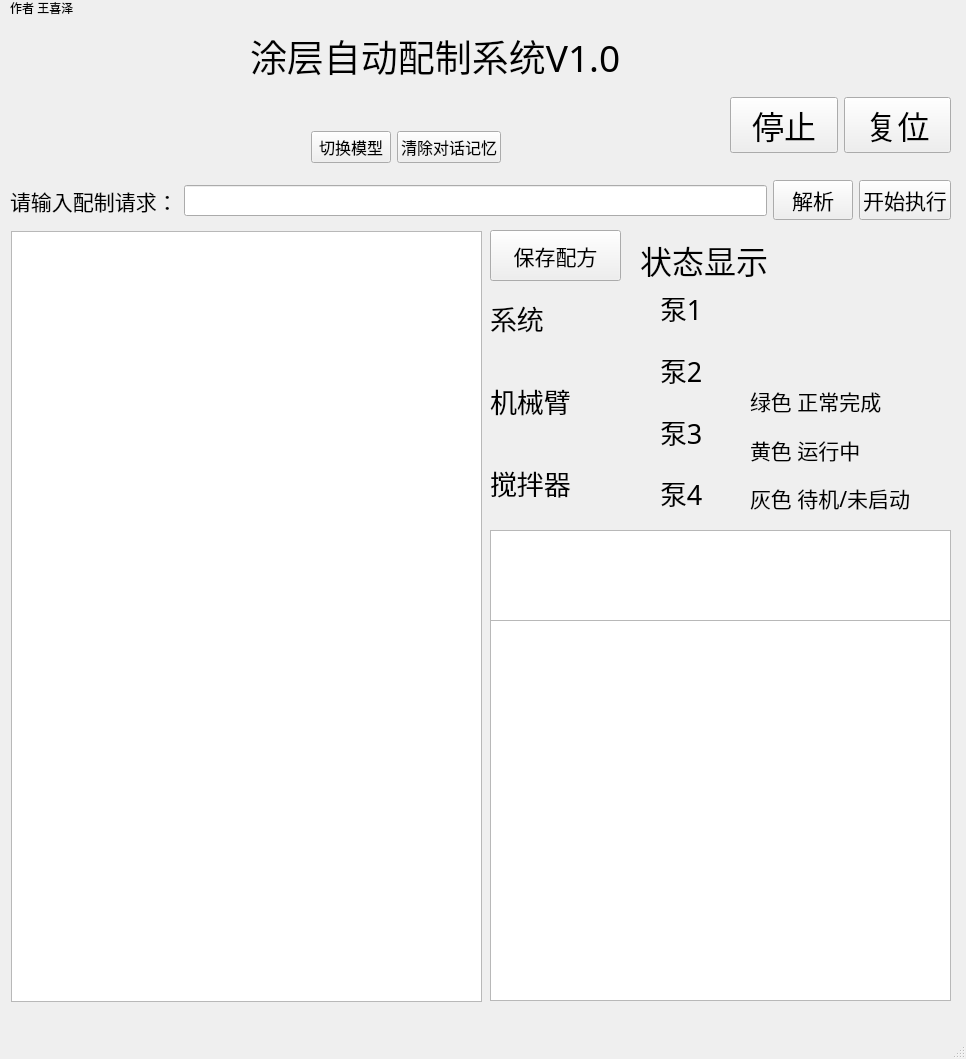
<?xml version="1.0" encoding="UTF-8"?>
<ui version="4.0">
 <class>MainWindow</class>
 <widget class="QMainWindow" name="MainWindow">
  <property name="geometry">
   <rect>
    <x>0</x>
    <y>0</y>
    <width>966</width>
    <height>1059</height>
   </rect>
  </property>
  <property name="windowTitle">
   <string>MainWindow</string>
  </property>
  <widget class="QWidget" name="centralwidget">
   <widget class="QTextEdit" name="json_text">
    <property name="geometry">
     <rect>
      <x>11</x>
      <y>231</y>
      <width>471</width>
      <height>771</height>
     </rect>
    </property>
    <property name="font">
     <font>
      <family>Adobe 黑体 Std R</family>
      <pointsize>16</pointsize>
     </font>
    </property>
    <property name="readOnly">
     <bool>true</bool>
    </property>
   </widget>
   <widget class="QLabel" name="title">
    <property name="geometry">
     <rect>
      <x>250</x>
      <y>10</y>
      <width>451</width>
      <height>91</height>
     </rect>
    </property>
    <property name="font">
     <font>
      <family>Adobe Arabic</family>
      <pointsize>28</pointsize>
     </font>
    </property>
    <property name="text">
     <string>涂层自动配制系统V1.0</string>
    </property>
   </widget>
   <widget class="QWidget" name="layoutWidget">
    <property name="geometry">
     <rect>
      <x>10</x>
      <y>170</y>
      <width>941</width>
      <height>61</height>
     </rect>
    </property>
    <layout class="QHBoxLayout" name="horizontalLayout">
     <item>
      <widget class="QLabel" name="label_2">
       <property name="font">
        <font>
         <family>Adobe Arabic</family>
         <pointsize>16</pointsize>
        </font>
       </property>
       <property name="text">
        <string>请输入配制请求：</string>
       </property>
      </widget>
     </item>
     <item>
      <widget class="QLineEdit" name="lineEdit">
       <property name="minimumSize">
        <size>
         <width>0</width>
         <height>0</height>
        </size>
       </property>
       <property name="font">
        <font>
         <family>Adobe Arabic</family>
         <pointsize>12</pointsize>
        </font>
       </property>
      </widget>
     </item>
     <item>
      <widget class="QPushButton" name="start_button">
       <property name="font">
        <font>
         <family>Adobe Arabic</family>
         <pointsize>16</pointsize>
        </font>
       </property>
       <property name="text">
        <string>解析</string>
       </property>
      </widget>
     </item>
     <item>
      <widget class="QPushButton" name="execute_button">
       <property name="font">
        <font>
         <family>Adobe Arabic</family>
         <pointsize>16</pointsize>
        </font>
       </property>
       <property name="text">
        <string>开始执行</string>
       </property>
      </widget>
     </item>
    </layout>
   </widget>
   <widget class="QWidget" name="layoutWidget">
    <property name="geometry">
     <rect>
      <x>10</x>
      <y>130</y>
      <width>491</width>
      <height>35</height>
     </rect>
    </property>
    <layout class="QHBoxLayout" name="horizontalLayout_2">
     <item>
      <widget class="QLabel" name="label_model">
       <property name="font">
        <font>
         <family>Adobe Arabic</family>
         <pointsize>12</pointsize>
        </font>
       </property>
       <property name="text">
        <string/>
       </property>
      </widget>
     </item>
     <item>
      <widget class="QLabel" name="label">
       <property name="font">
        <font>
         <family>Adobe 黑体 Std R</family>
         <pointsize>12</pointsize>
        </font>
       </property>
       <property name="text">
        <string/>
       </property>
      </widget>
     </item>
     <item>
      <spacer name="horizontalSpacer">
       <property name="orientation">
        <enum>Qt::Horizontal</enum>
       </property>
       <property name="sizeHint" stdset="0">
        <size>
         <width>40</width>
         <height>20</height>
        </size>
       </property>
      </spacer>
     </item>
     <item>
      <widget class="QPushButton" name="model_button">
       <property name="font">
        <font>
         <family>Adobe Arabic</family>
         <pointsize>12</pointsize>
        </font>
       </property>
       <property name="text">
        <string>切换模型</string>
       </property>
      </widget>
     </item>
     <item>
      <widget class="QPushButton" name="clear_button">
       <property name="font">
        <font>
         <family>Adobe Arabic</family>
         <pointsize>12</pointsize>
        </font>
       </property>
       <property name="text">
        <string>清除对话记忆</string>
       </property>
      </widget>
     </item>
    </layout>
   </widget>
   <widget class="QTextEdit" name="run_text">
    <property name="geometry">
     <rect>
      <x>490</x>
      <y>530</y>
      <width>461</width>
      <height>91</height>
     </rect>
    </property>
    <property name="font">
     <font>
      <family>Adobe 黑体 Std R</family>
      <pointsize>16</pointsize>
     </font>
    </property>
    <property name="readOnly">
     <bool>true</bool>
    </property>
   </widget>
   <widget class="QLabel" name="label_4">
    <property name="geometry">
     <rect>
      <x>640</x>
      <y>230</y>
      <width>216</width>
      <height>59</height>
     </rect>
    </property>
    <property name="font">
     <font>
      <family>Adobe Arabic</family>
      <pointsize>24</pointsize>
     </font>
    </property>
    <property name="text">
     <string>状态显示</string>
    </property>
   </widget>
   <widget class="QLabel" name="label_3">
    <property name="geometry">
     <rect>
      <x>10</x>
      <y>0</y>
      <width>91</width>
      <height>16</height>
     </rect>
    </property>
    <property name="text">
     <string>作者 王喜泽</string>
    </property>
   </widget>
   <widget class="QTextEdit" name="runing_text">
    <property name="geometry">
     <rect>
      <x>490</x>
      <y>620</y>
      <width>461</width>
      <height>381</height>
     </rect>
    </property>
    <property name="font">
     <font>
      <family>Adobe 黑体 Std R</family>
      <pointsize>16</pointsize>
     </font>
    </property>
    <property name="readOnly">
     <bool>true</bool>
    </property>
   </widget>
   <widget class="QWidget" name="layoutWidget">
    <property name="geometry">
     <rect>
      <x>490</x>
      <y>280</y>
      <width>161</width>
      <height>241</height>
     </rect>
    </property>
    <layout class="QVBoxLayout" name="verticalLayout">
     <item>
      <widget class="QLabel" name="led_system">
       <property name="font">
        <font>
         <family>Adobe 黑体 Std R</family>
         <pointsize>20</pointsize>
        </font>
       </property>
       <property name="text">
        <string>系统</string>
       </property>
      </widget>
     </item>
     <item>
      <widget class="QLabel" name="led_arm">
       <property name="font">
        <font>
         <family>Adobe 黑体 Std R</family>
         <pointsize>20</pointsize>
        </font>
       </property>
       <property name="text">
        <string>机械臂</string>
       </property>
      </widget>
     </item>
     <item>
      <widget class="QLabel" name="led_stir">
       <property name="font">
        <font>
         <family>Adobe 黑体 Std R</family>
         <pointsize>20</pointsize>
        </font>
       </property>
       <property name="text">
        <string>搅拌器</string>
       </property>
      </widget>
     </item>
    </layout>
   </widget>
   <widget class="QWidget" name="layoutWidget">
    <property name="geometry">
     <rect>
      <x>660</x>
      <y>280</y>
      <width>91</width>
      <height>241</height>
     </rect>
    </property>
    <layout class="QVBoxLayout" name="verticalLayout_2">
     <item>
      <widget class="QLabel" name="led_pump1">
       <property name="font">
        <font>
         <family>Adobe 黑体 Std R</family>
         <pointsize>20</pointsize>
        </font>
       </property>
       <property name="text">
        <string>泵1</string>
       </property>
      </widget>
     </item>
     <item>
      <widget class="QLabel" name="led_pump2">
       <property name="font">
        <font>
         <family>Adobe 黑体 Std R</family>
         <pointsize>20</pointsize>
        </font>
       </property>
       <property name="text">
        <string>泵2</string>
       </property>
      </widget>
     </item>
     <item>
      <widget class="QLabel" name="led_pump3">
       <property name="font">
        <font>
         <family>Adobe 黑体 Std R</family>
         <pointsize>20</pointsize>
        </font>
       </property>
       <property name="text">
        <string>泵3</string>
       </property>
      </widget>
     </item>
     <item>
      <widget class="QLabel" name="led_pump4">
       <property name="font">
        <font>
         <family>Adobe 黑体 Std R</family>
         <pointsize>20</pointsize>
        </font>
       </property>
       <property name="text">
        <string>泵4</string>
       </property>
      </widget>
     </item>
    </layout>
   </widget>
   <widget class="QWidget" name="layoutWidget">
    <property name="geometry">
     <rect>
      <x>750</x>
      <y>380</y>
      <width>311</width>
      <height>139</height>
     </rect>
    </property>
    <layout class="QVBoxLayout" name="verticalLayout_3">
     <item>
      <widget class="QLabel" name="led_pump1_2">
       <property name="font">
        <font>
         <family>Adobe 黑体 Std R</family>
         <pointsize>16</pointsize>
        </font>
       </property>
       <property name="text">
        <string>绿色 正常完成</string>
       </property>
      </widget>
     </item>
     <item>
      <widget class="QLabel" name="led_pump1_3">
       <property name="font">
        <font>
         <family>Adobe 黑体 Std R</family>
         <pointsize>16</pointsize>
        </font>
       </property>
       <property name="text">
        <string>黄色 运行中</string>
       </property>
      </widget>
     </item>
     <item>
      <widget class="QLabel" name="led_pump1_4">
       <property name="font">
        <font>
         <family>Adobe 黑体 Std R</family>
         <pointsize>16</pointsize>
        </font>
       </property>
       <property name="text">
        <string>灰色 待机/未启动</string>
       </property>
      </widget>
     </item>
    </layout>
   </widget>
   <widget class="QWidget" name="layoutWidget">
    <property name="geometry">
     <rect>
      <x>730</x>
      <y>90</y>
      <width>221</width>
      <height>71</height>
     </rect>
    </property>
    <layout class="QHBoxLayout" name="horizontalLayout_3">
     <item>
      <widget class="QPushButton" name="stop_button">
       <property name="font">
        <font>
         <family>Adobe Arabic</family>
         <pointsize>24</pointsize>
        </font>
       </property>
       <property name="text">
        <string>停止</string>
       </property>
      </widget>
     </item>
     <item>
      <widget class="QPushButton" name="reset_button">
       <property name="font">
        <font>
         <family>Adobe Arabic</family>
         <pointsize>24</pointsize>
        </font>
       </property>
       <property name="text">
        <string>复位</string>
       </property>
      </widget>
     </item>
    </layout>
   </widget>
   <widget class="QPushButton" name="save_button">
    <property name="geometry">
     <rect>
      <x>490</x>
      <y>230</y>
      <width>131</width>
      <height>51</height>
     </rect>
    </property>
    <property name="font">
     <font>
      <family>Adobe Arabic</family>
      <pointsize>16</pointsize>
     </font>
    </property>
    <property name="text">
     <string>保存配方</string>
    </property>
   </widget>
  </widget>
  <widget class="QMenuBar" name="menubar">
   <property name="geometry">
    <rect>
     <x>0</x>
     <y>0</y>
     <width>966</width>
     <height>26</height>
    </rect>
   </property>
  </widget>
  <widget class="QStatusBar" name="statusbar"/>
 </widget>
 <resources/>
 <connections/>
</ui>
